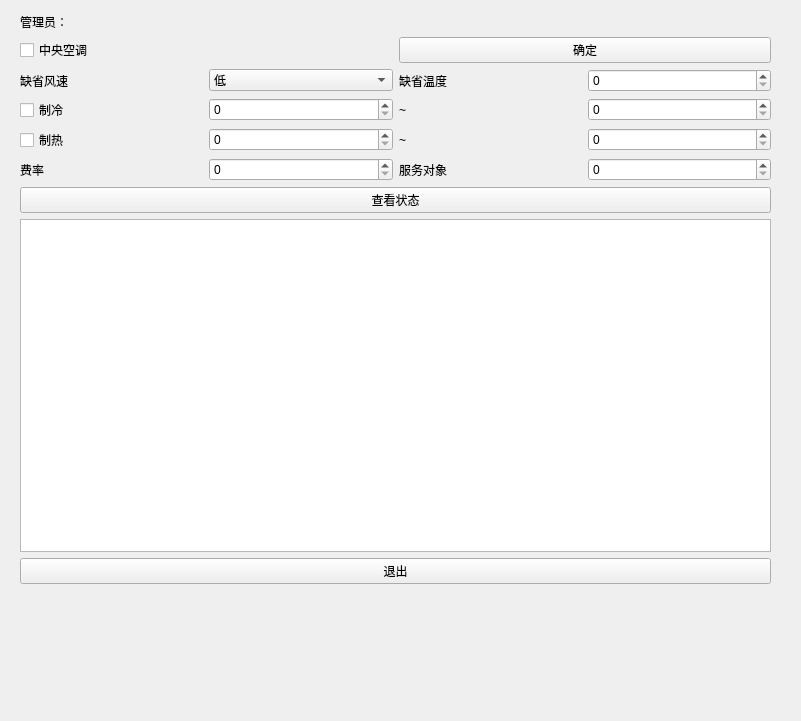
<?xml version="1.0" encoding="UTF-8"?>
<ui version="4.0">
 <class>Admin</class>
 <widget class="QMainWindow" name="Admin">
  <property name="geometry">
   <rect>
    <x>0</x>
    <y>0</y>
    <width>801</width>
    <height>721</height>
   </rect>
  </property>
  <property name="windowTitle">
   <string>MainWindow</string>
  </property>
  <widget class="QWidget" name="centralwidget">
   <widget class="QWidget" name="verticalLayoutWidget">
    <property name="geometry">
     <rect>
      <x>20</x>
      <y>13</y>
      <width>751</width>
      <height>571</height>
     </rect>
    </property>
    <layout class="QVBoxLayout" name="verticalLayout_3">
     <item>
      <widget class="QLabel" name="label_adminID_tag">
       <property name="text">
        <string>管理员：</string>
       </property>
      </widget>
     </item>
     <item>
      <layout class="QHBoxLayout" name="horizontalLayout_2">
       <item>
        <widget class="QCheckBox" name="checkBox_aricon">
         <property name="text">
          <string>中央空调</string>
         </property>
        </widget>
       </item>
       <item>
        <widget class="QPushButton" name="pushButton_changeAircon">
         <property name="text">
          <string>确定</string>
         </property>
        </widget>
       </item>
      </layout>
     </item>
     <item>
      <layout class="QGridLayout" name="gridLayout">
       <item row="2" column="3">
        <widget class="QSpinBox" name="spinBox_hotHighLimit"/>
       </item>
       <item row="0" column="3">
        <widget class="QSpinBox" name="spinbox_defaultTemp"/>
       </item>
       <item row="0" column="1">
        <widget class="QComboBox" name="combobox_defaultWind">
         <item>
          <property name="text">
           <string>低</string>
          </property>
         </item>
         <item>
          <property name="text">
           <string>中</string>
          </property>
         </item>
         <item>
          <property name="text">
           <string>高</string>
          </property>
         </item>
        </widget>
       </item>
       <item row="0" column="2">
        <widget class="QLabel" name="label_defaultTemp">
         <property name="text">
          <string>缺省温度</string>
         </property>
        </widget>
       </item>
       <item row="3" column="2">
        <widget class="QLabel" name="label_serveNum">
         <property name="text">
          <string>服务对象</string>
         </property>
        </widget>
       </item>
       <item row="3" column="1">
        <widget class="QSpinBox" name="spinbox_feeRate"/>
       </item>
       <item row="0" column="0">
        <widget class="QLabel" name="label_defaultWind">
         <property name="text">
          <string>缺省风速</string>
         </property>
        </widget>
       </item>
       <item row="2" column="2">
        <widget class="QLabel" name="label_tempLimit">
         <property name="text">
          <string>~</string>
         </property>
        </widget>
       </item>
       <item row="2" column="1">
        <widget class="QSpinBox" name="spinBox_hotLowLimit"/>
       </item>
       <item row="3" column="0">
        <widget class="QLabel" name="label_feeRate">
         <property name="text">
          <string>费率</string>
         </property>
        </widget>
       </item>
       <item row="2" column="0">
        <widget class="QCheckBox" name="checkBox_hotPattern">
         <property name="text">
          <string>制热</string>
         </property>
        </widget>
       </item>
       <item row="3" column="3">
        <widget class="QSpinBox" name="spinBox_serveNum"/>
       </item>
       <item row="1" column="0">
        <widget class="QCheckBox" name="checkBox_coldPattern">
         <property name="text">
          <string>制冷</string>
         </property>
        </widget>
       </item>
       <item row="1" column="1">
        <widget class="QSpinBox" name="spinBox_coldLowLimit"/>
       </item>
       <item row="1" column="2">
        <widget class="QLabel" name="label_tempLimit_2">
         <property name="text">
          <string>~</string>
         </property>
        </widget>
       </item>
       <item row="1" column="3">
        <widget class="QSpinBox" name="spinBox_coldHighLimit"/>
       </item>
      </layout>
     </item>
     <item>
      <widget class="QPushButton" name="pushButton_checkState">
       <property name="text">
        <string>查看状态</string>
       </property>
      </widget>
     </item>
     <item>
      <widget class="QTextBrowser" name="textBrowser_state"/>
     </item>
     <item>
      <widget class="QPushButton" name="pushButton_quit">
       <property name="text">
        <string>退出</string>
       </property>
      </widget>
     </item>
    </layout>
   </widget>
  </widget>
 </widget>
 <resources/>
 <connections/>
</ui>
